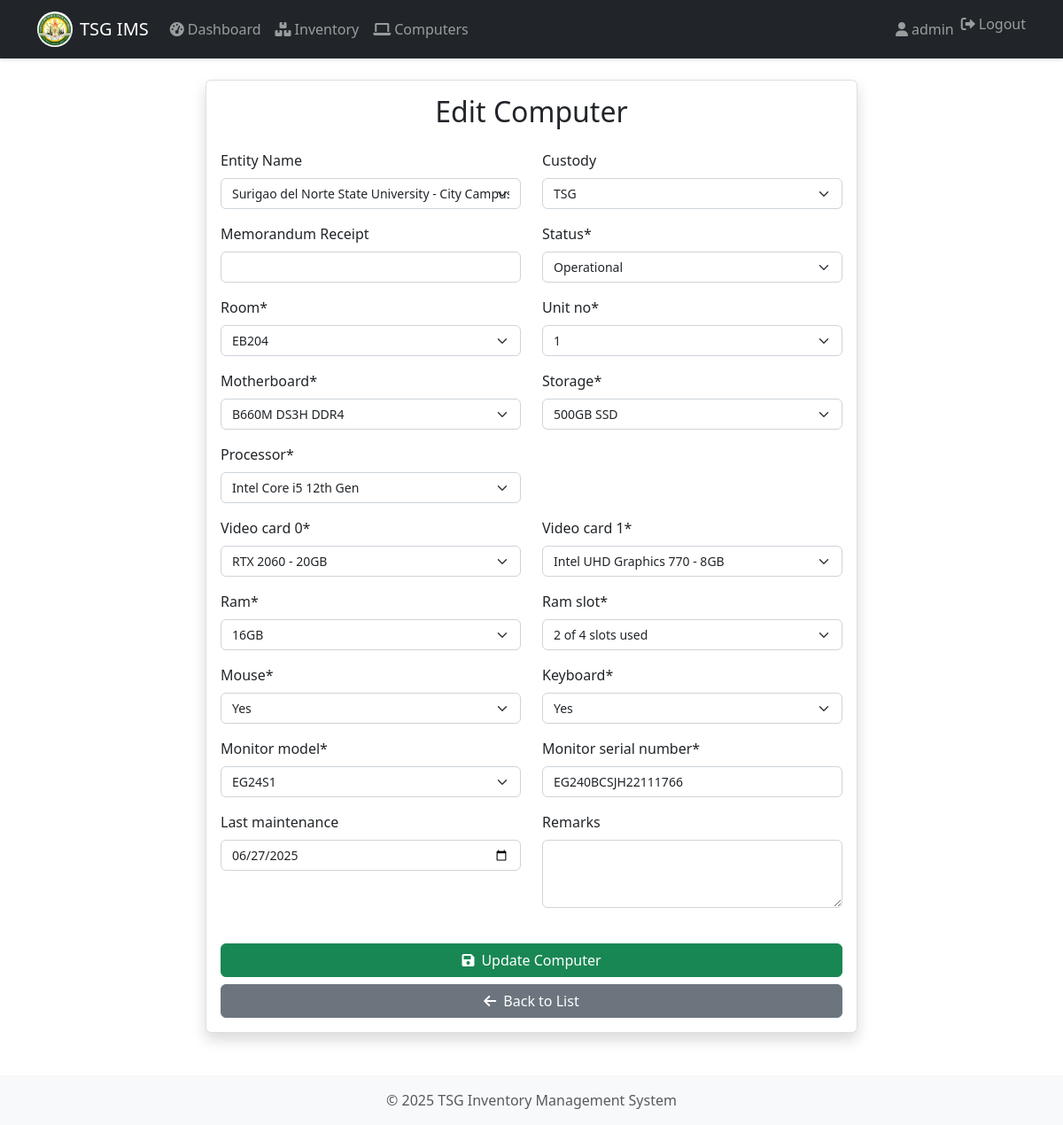
Page /computers/2/edit/ (signed in) on the committed database.
### inventory/models.py (models this page shows, shortened)
class Computer(models.Model):
    entity_name =  models.CharField(max_length=100, null=True, blank=True)
    custody = models.CharField(max_length=100, null=True, blank=True)
    mr = models.CharField(max_length=100, null=True, blank=True)
    room = models.CharField(max_length=50, null=True, blank=True)
    unit_no = models.CharField(max_length=50, null=True, blank=True)
    motherboard = models.CharField(max_length=50, null=True, blank=True)
    storage = models.CharField(max_length=50, null=True, blank=True)
    processor = models.CharField(max_length=50, null=True, blank=True)
    video_card_0 = models.CharField(max_length=50, null=True, blank=True)
    video_card_1 = models.CharField(max_length=50, null=True, blank=True)
    ram = models.CharField(max_length=50, null=True, blank=True)
    ram_slot = models.CharField(max_length=50, null=True, blank=True)
    mouse = models.CharField(max_length=50, null=True, blank=True)
    keyboard = models.CharField(max_length=50, null=True, blank=True)
    monitor_model = models.CharField(max_length=50, null=True, blank=True)
    monitor_serial_number = models.CharField(max_length=50, null=True, blank=True)
    remarks = models.CharField(max_length=50, null=True, blank=True)
    STATUS_CHOICES = [
        ('operational', 'Operational'),
        ('maintenance', 'Under Maintenance'),
        ('offline', 'Offline'),
    ]
    status = models.CharField(max_length=20, choices=STATUS_CHOICES, default='operational')
    last_maintenance = models.DateField(null=True, blank=True)

### inventory/views.py (the view)
# urls.py: path('computers/<int:pk>/edit/', views.edit_computer, name='edit_computer'),
@user_passes_test(lambda u: u.is_superuser or u.is_staff)
@login_required
def edit_computer(request, pk):
    computer = get_object_or_404(Computer, pk=pk)
    if request.method == 'POST':
        form = ComputerForm(request.POST, instance=computer)
        if form.is_valid():
            form.save()
            messages.success(request, 'Computer updated successfully!')
            return redirect('computer_list')
    else:
        form = ComputerForm(instance=computer)
    return render(request, 'inventory/computer_form.html', {'form': form, 'edit': True, 'computer': computer})

### templates/inventory/computer_form.html (shortened to what this page needs)
{% extends 'base.html' %}
{% load crispy_forms_tags %}
{% block content %}
<div class="row justify-content-center">
    <div class="col-md-10 col-lg-8">
        <div class="card shadow">
            <div class="card-body">
                <h2 class="text-center mb-4">{% if edit %}Edit Computer{% else %}Add New Computer{% endif %}</h2>
                <form method="post">
                    <div class="row">
                        <div class="col-md-6">
                            {{ form.entity_name|as_crispy_field }}
                        </div>
                        <div class="col-md-6">
                            {{ form.custody|as_crispy_field }}
                        </div>
                    </div>
                    <div class="row">
                        <div class="col-md-6">
                            {{ form.mr|as_crispy_field }}
                        </div>
                        <div class="col-md-6">
                            {{ form.status|as_crispy_field }}
                        </div>
                    </div>
                    <div class="row">
                        <div class="col-md-6">
                            {{ form.room|as_crispy_field }}
                        </div>
                        <div class="col-md-6">
                            {{ form.unit_no|as_crispy_field }}
                        </div>
                    </div>
                    <div class="row">
                        <div class="col-md-6">
                            {{ form.motherboard|as_crispy_field }}
                        </div>
                        <div class="col-md-6">
                            {{ form.storage|as_crispy_field }}
                        </div>
                    </div>
                    <div class="row">
                        <div class="col-md-6">
                            {{ form.processor|as_crispy_field }}
                        </div>
                    </div>
                    <div class="row">
                        <div class="col-md-6">
                            {{ form.video_card_0|as_crispy_field }}
                        </div>
                        <div class="col-md-6">
                            {{ form.video_card_1|as_crispy_field }}
                        </div>
                    </div>
                    <div class="row">
                        <div class="col-md-6">
                            {{ form.ram|as_crispy_field }}
                        </div>
                        <div class="col-md-6">
                            {{ form.ram_slot|as_crispy_field }}
                        </div>
                    </div>
                    <div class="row">
                        <div class="col-md-6">
                            {{ form.mouse|as_crispy_field }}
                        </div>
                        <div class="col-md-6">
                            {{ form.keyboard|as_crispy_field }}
                        </div>
                    </div>
                    <div class="row">
                        <div class="col-md-6">
                            {{ form.monitor_model|as_crispy_field }}
                        </div>
                        <div class="col-md-6">
                            {{ form.monitor_serial_number|as_crispy_field }}
                        </div>
                    </div>
                    <div class="row">
                        <div class="col-md-6">
                            {{ form.last_maintenance|as_crispy_field }}
                        </div>
                        <div class="col-md-6">
                            {{ form.remarks|as_crispy_field }}
                        </div>
                    </div>
                    <div class="d-grid gap-2 mt-4">
                        <button type="submit" class="btn btn-success">
                            <i class="fas fa-save me-2"></i>{% if edit %}Update Computer{% else %}Save Computer{% endif %}
                        </button>
                        <a href="{% url 'computer_list' %}" class="btn btn-secondary">
                            <i class="fas fa-arrow-left me-2"></i>Back to List
                        </a>
                    </div>
                </form>
            </div>
        </div>
    </div>
</div>
{% endblock %}

### templates/base.html (shortened to what this page needs)
<!DOCTYPE html>
<html lang="en">
<head>
    <link href="https://cdn.jsdelivr.net/npm/bootstrap@5.3.0/dist/css/bootstrap.min.css" rel="stylesheet">
    <link href="https://cdnjs.cloudflare.com/ajax/libs/font-awesome/6.0.0/css/all.min.css" rel="stylesheet">
    {% load static %}
    <link href="{% static 'css/style.css' %}" rel="stylesheet">
</head>
<body>
    {% if show_navbar|default:True %}
    <nav class="navbar navbar-expand-lg navbar-dark bg-dark">
        <div class="container">
            <a class="navbar-brand d-flex align-items-center" href="{% url 'dashboard' %}">
                <img src="{% static 'img/snsu_logo.png' %}" alt="SNSU Logo" width="40" height="40" class="me-2" style="background: white; border-radius: 50%;">
                TSG IMS
            </a>
            <div class="collapse navbar-collapse" id="navbarNav">
                <ul class="navbar-nav me-auto">
                    {% if user.is_authenticated %}
                    <li class="nav-item">
                        <a class="nav-link" href="{% url 'dashboard' %}">
                            <i class="fas fa-tachometer-alt me-1"></i>Dashboard
                        </a>
                    </li>
                    <li class="nav-item">
                        <a class="nav-link" href="{% url 'item_list' %}">
                            <i class="fas fa-boxes me-1"></i>Inventory
                        </a>
                    </li>
                    <li class="nav-item">
                        <a class="nav-link" href="{% url 'computer_list' %}">
                            <i class="fas fa-laptop me-1"></i>Computers
                        </a>
                    </li>
                    {% endif %}
                </ul>
                <ul class="navbar-nav">
                    {% if user.is_authenticated %}
                    <li class="nav-item">
                        <span class="nav-link">
                            <i class="fas fa-user me-1"></i>{{ user.username }}
                        </span>
                    </li>
                    <li class="nav-item">
                        <form method="post" action="{% url 'logout' %}" style="display:inline;">
                            <button type="submit" class="nav-link btn btn-link" style="display:inline; padding:0; border:none; background:none;">
                                <i class="fas fa-sign-out-alt me-1"></i>Logout
                            </button>
                        </form>
                    </li>
                    {% endif %}
                </ul>
            </div>
        </div>
    </nav>
    {% endif %}
    <div class="container mt-4">
        {% block content %}
        {% endblock %}
    </div>
    <footer class="footer mt-5 py-3 bg-light">
        <div class="container text-center">
            <span class="text-muted">© {% now "Y" %} TSG Inventory Management System</span>
        </div>
    </footer>
</body>
</html>

### static/css/style.css (style rules this page uses)
.card { box-shadow: 0 2px 4px rgba(0,0,0,0.1); transition: all 0.3s ease; }
.navbar { box-shadow: 0 2px 4px rgba(0,0,0,0.1); }
.btn { transition: all 0.3s ease; }

### templates/inventory/computer_form.html (style rules this page uses)
.form-control, .form-select { border-radius: 0.375rem; border: 1px solid #ced4da; padding: 0.375rem 0.75rem; font-size: 0.875rem; }
.card { box-shadow: 0 0.125rem 0.25rem rgba(0, 0, 0, 0.075); border: 1px solid rgba(0, 0, 0, 0.125); }

### rows in the picture
Computer: entity_name "Surigao del Norte State University - City Campus", custody "TSG", status "Operational", room "EB204", unit_no "1", motherboard "B660M DS3H DDR4", storage "500GB SSD", processor "Intel Core i5 12th Gen", video_card_0 "RTX 2060 - 20GB", video_card_1 "Intel UHD Graphics 770 - 8GB", ram "16GB", ram_slot "2 of 4 slots used", mouse "Yes", keyboard "Yes", monitor_model "EG24S1", monitor_serial_number "EG240BCSJH22111766", last_maintenance "06/27/2025"

### other values in the picture
{{ user.username }} "admin"
